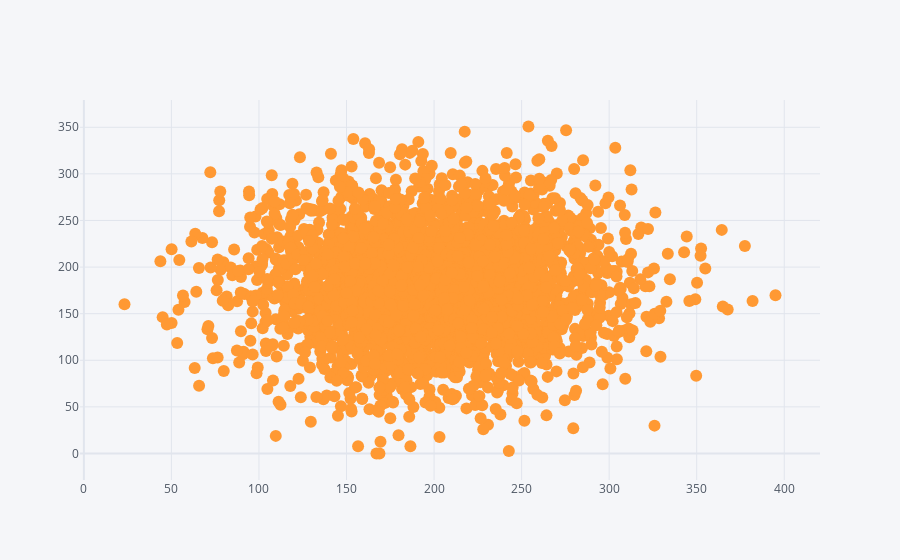

Notebook cell for this chart:
### Markdown cell above
### Диаграмма рассеяния

### Code cell
df.iplot(
    x='Total night minutes',
    y='Total day minutes', mode = "markers")
   # # Specify the category
   # categories='Customer service calls',
   # xTitle='Read Time',
   # yTitle='Reading Percent',
   # title='Reading Percent vs Read Ratio by Publication')

### Figure 1 — Plotly figure (JSON) as saved in the notebook; plotly's stock layout.template omitted (floating-point values rounded to 4 significant figures; data arrays with more than 128 entries replaced by an {"elided": "..."} marker saying what was removed)
{"data": [{"line": {"color": "rgba(255, 153, 51, 1.0)", "dash": "solid", "shape": "linear", "width": 1.3}, "marker": {"size": 12, "symbol": "circle"}, "mode": "markers", "name": "Total day minutes", "text": "", "type": "scatter", "x": {"elided": "3333 float values"}, "y": {"elided": "3333 float values"}}], "layout": {"legend": {"bgcolor": "#F5F6F9", "font": {"color": "#4D5663"}}, "paper_bgcolor": "#F5F6F9", "plot_bgcolor": "#F5F6F9", "title": {"font": {"color": "#4D5663"}}, "xaxis": {"gridcolor": "#E1E5ED", "showgrid": true, "tickfont": {"color": "#4D5663"}, "title": {"font": {"color": "#4D5663"}, "text": ""}, "zerolinecolor": "#E1E5ED"}, "yaxis": {"gridcolor": "#E1E5ED", "showgrid": true, "tickfont": {"color": "#4D5663"}, "title": {"font": {"color": "#4D5663"}, "text": ""}, "zerolinecolor": "#E1E5ED"}}}
